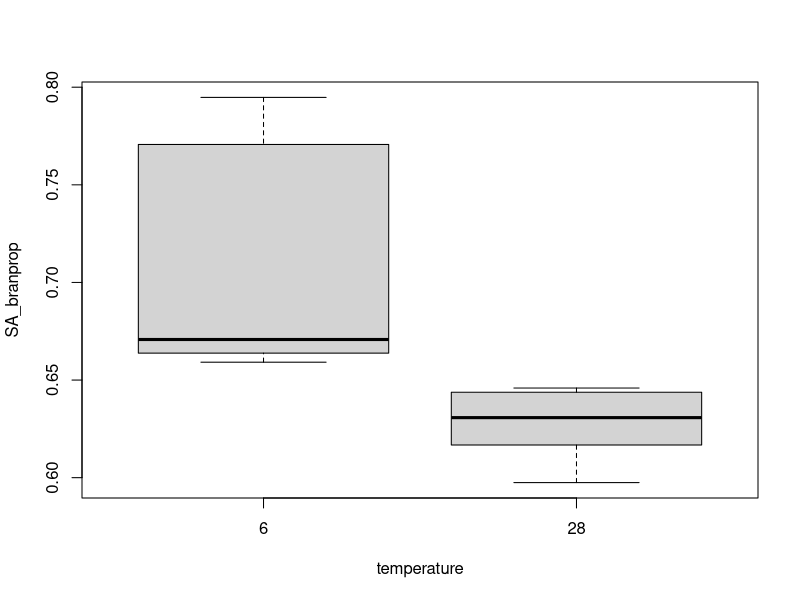
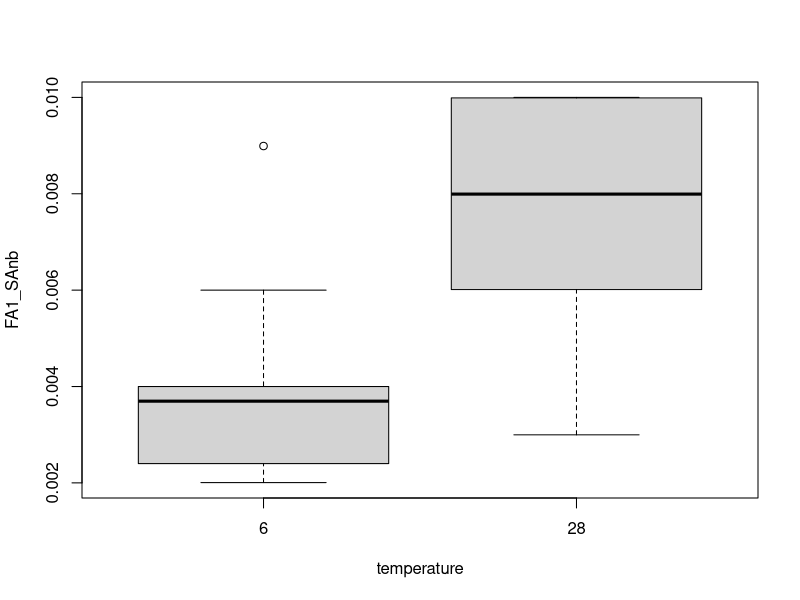
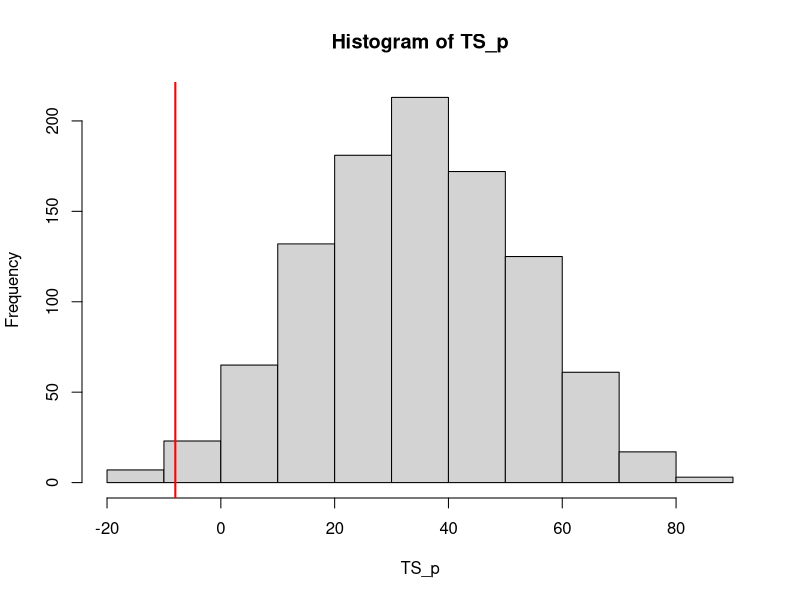
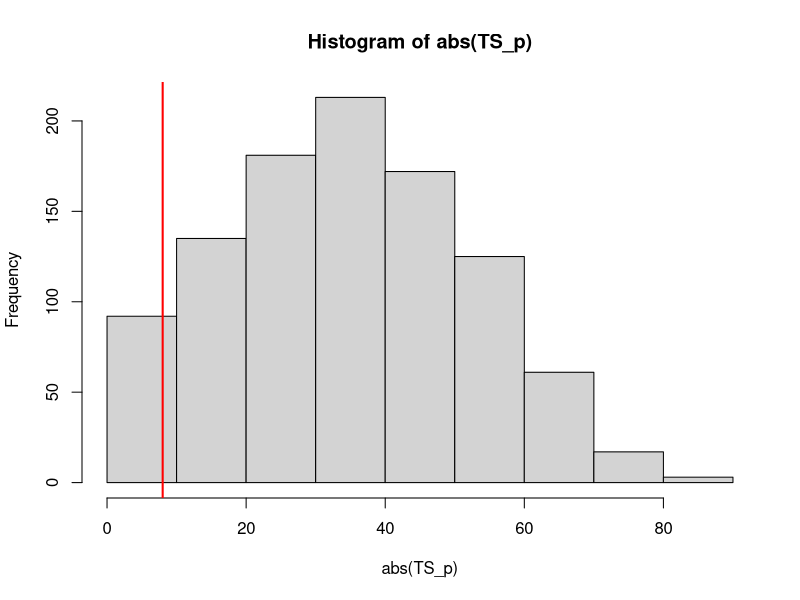
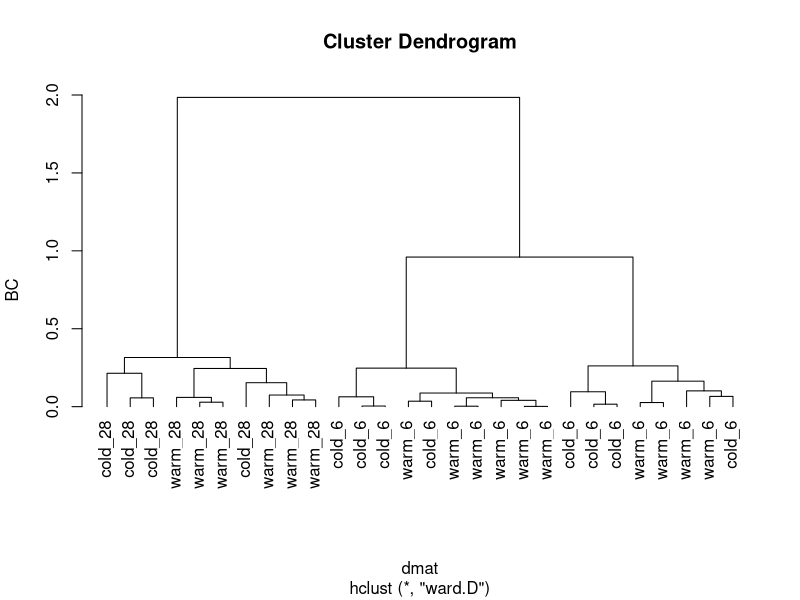
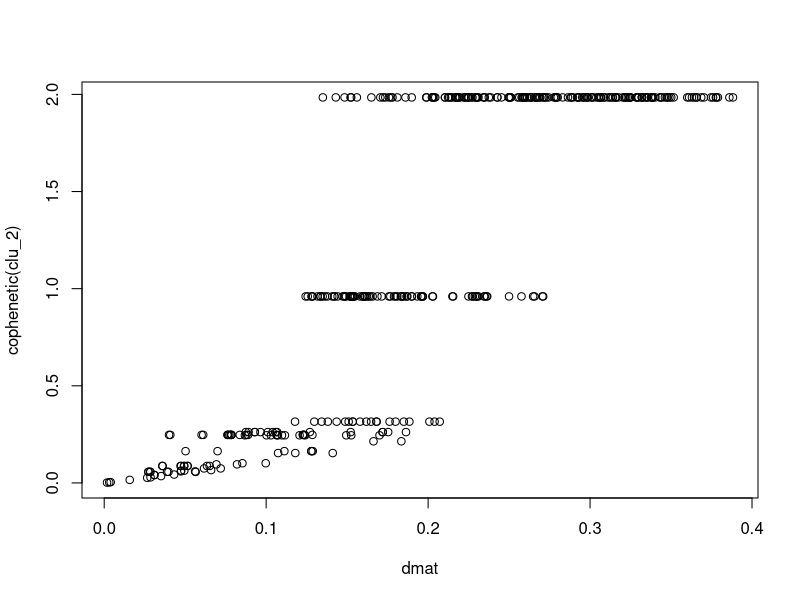
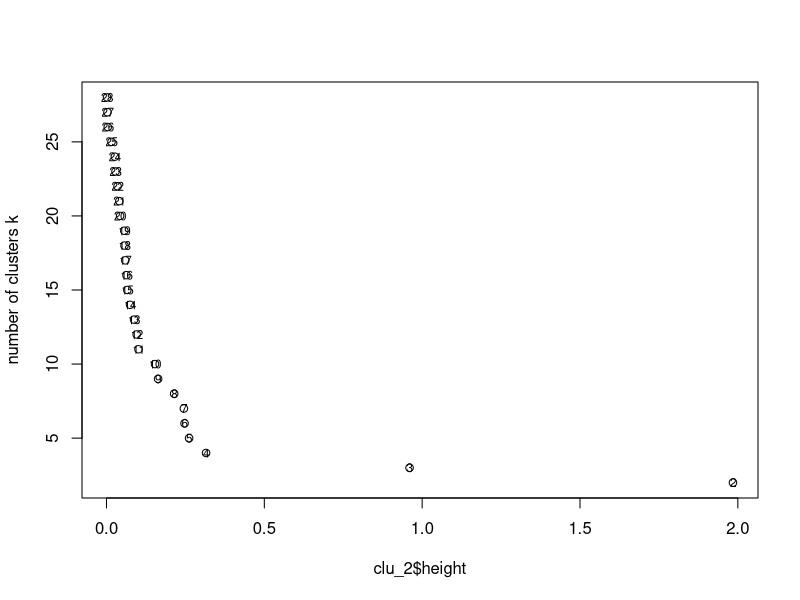
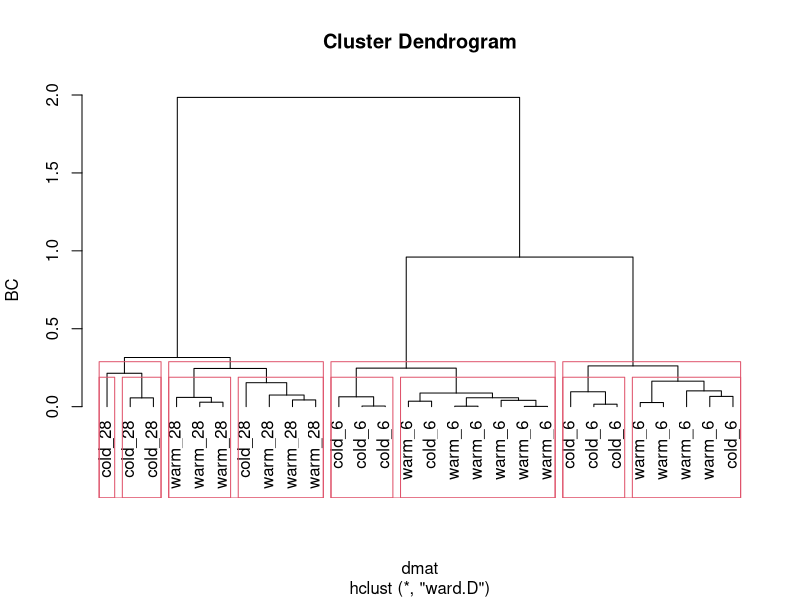

These charts were generated, in order, by the following R code: (Note: this script raises an error after producing the figures.)
## ---- chunk 1
knitr::opts_chunk$set(echo = TRUE, error=TRUE)
## ---- chunk 2
library(vegan)
library(MASS)

lipids<-read.table(file="data/BacterialMembrane.txt",header=TRUE)
names(lipids)
## ---- chunk 3
lipids$temperature = factor(lipids$temperature)
lipids_w<-subset(lipids,subset=isolate=="warm")
t.test(SA_branprop~temperature,data=lipids_w)
boxplot(SA_branprop~temperature,data=lipids_w)
t.test(FA1_SAnb~temperature,data=lipids_w)
boxplot(FA1_SAnb~temperature,data=lipids_w)
## ---- chunk 4
lipids_w = lipids[lipids$isolate == 'warm',]
# several "homemade" TSs possible: difference of rank sums between samples, difference of sample means, difference of sample means weighted by variance, just the formula of the t-statistic anyway. 
# rank(x) # to get ranks of a vector if such a transformation is desired
# sample(x) # creates a random permutation of x

# here we use a rank sum difference similar to the U-test

ranks<-rank(lipids_w$FA1_SAnb)
x1 = ranks[lipids_w$temperature == "6"] # ranks of response x for first temp treatment
x2 =  ranks[lipids_w$temperature == "28"] # same for second temp treatment
TS_emp<-sum(x1)-sum(x2) # computing TS=rank sum difference

TS_p<-numeric(999) # a vector to collect TS computed after permutation
for (i in 1:999) {
	temp_p = sample(lipids_w$temperature) # random assignment of temp to objects
	x1 = ranks[temp_p == "6"] # ranks of response x for first temp treatment
	x2 =  ranks[temp_p == "28"] # same for second temp treatment
	TS_p[i] = sum(x1)-sum(x2) # computing TS=rank sum difference
}
## null distribution of TSs
hist(TS_p)

# assess how likely your "empirical" TS is given this null distribution
# the "empirical" one is the TS computed for the unpermuted data!
abline(v = TS_emp, col='red', lwd=2)

##  how likely is a value as or more extreme than the observed if the null is true
## absolute values make this a two-sided test
hist(abs(TS_p))
abline(v = abs(TS_emp), col='red', lwd=2)

## compute a p-value
sum(abs(TS_p) >= abs(TS_emp)) / 1000

## if we want to do a one-sided test
sum(TS_p <= TS_emp) / 1000 # change >/< depending on hypothesis
## ---- chunk 5
library(vegan)
lipids2<-lipids[,grep("FA",names(lipids))] # choose only FA columns
apply(lipids2,1,sum) # confirm proportional data
dmat = vegdist(lipids2, method = "bray") # compute a dissimilarity matrix

clu_1<-hclust(dmat, method = "single") # one of many possible solutions, play with setting for method, check help(hclust)
clu_2<-hclust(dmat, method = "ward.D")

# then compare effect of agglomeration method on dendrogram
combifac<-paste(lipids$isolate,lipids$temperature,sep="_")
plot(clu_2, hang = -1, labels = combifac, ylab = "BC")

names(clu_2)

# which agglomeration method (and thus dendrogram) is best?
cophenetic(clu_2) # linkage distances in dendrogram
plot(dmat,cophenetic(clu_2))
cor(dmat,cophenetic(clu_2),method="spearman")
# could compare several clustering methods with this

# define subgroups
plot(clu_2$height,nrow(lipids):2,,ylab="number of clusters k") # look for jumps to define a "cutting distance"
text(clu_2$height,nrow(lipids):2,labels=nrow(lipids):2,cex=0.7)

cutree(clu_2,k=4) # gives a new grouping defined from dendrogram
cutree(clu_2,h=0.5)

# some more graphing options
plot(clu_2, hang = -1, labels = combifac, ylab = "BC")
rect.hclust(clu_2,k=4)
rect.hclust(clu_2,h=0.2)

# more plotting and cutting options with dendrogram()
lipids_dend<-as.dendrogram(clu_2)
heatmap(as.matrix(dmat),Rowv=lipids_dend,symm=TRUE)
## ---- chunk 6
pcoa = cmdscale(dmat, k = 2, eig=TRUE) # always computes all axes, but will only report scores of k=2
pcoa$eig # to assess importance of axes
# note some negative eigenvalues (variances!) for less important axes caused by squeezing the semimetric BC into a Euclidean space

plot(pcoa$points) # score plot
# use isolate and temperature information to color and set point characters

pch.temperature <- as.integer(as.character(lipids$temperature))
pch.temperature[pch.temperature==6]<-21
pch.temperature[pch.temperature==28]<-23

library(RColorBrewer)
cols = brewer.pal(8, "Set2")
col.isolate = as.character(lipids$isolate)
col.isolate[col.isolate == "warm"] = cols[1]
col.isolate[col.isolate == "cold"] = cols[2]

plot(pcoa$points,pch=pch.temperature,bg=col.isolate) # score plot

# to show variables
plot(envfit(pcoa,env=lipids2))
ordisurf(x=pcoa,y=lipids2$FA1_SAnb,add=TRUE) # as contourplot

## ---- chunk 7
mds_lipids = metaMDS(comm = lipids2, distance = "bray", k = 2, trymax = 100) # to run a NMDS, $points to get scores, $stress to get information about fit
mds_lipids$stress
## % of dissimilarities unrepresented

stressplot(mds_lipids) # to compare configuration distances with dissimilarities
goodness(mds_lipids) # sample-specific goodness of fit

plot(mds_lipids$points,asp=1,pch=pch.temperature,bg=col.isolate)

# to define space using the variables
wascores(mds_lipids$points,lipids2) # variables as weighted averages of site (=sample) scores
ordisurf(x=mds_lipids,y=lipids2$FA1_SAnb) # as contourplot
envfit(mds_lipids,env=lipids2) # take care: behaviour of variables not necessarily monotonous in ordination space

# some more useful graphical tools
plot(mds_lipids$points,asp=1,pch=pch.temperature,bg=col.isolate)
ordispider(mds_lipids,combifac)
ordihull()
ordiellipse()
ordicluster()
## ---- chunk 8
bd<-betadisper(dmat,group=combifac) # to test dispersion, works only with one factor
anova(bd) # test for dispersion differences
anova(lm(bd$distances~isolate*temperature,data=lipids))
adonis(dmat~isolate*temperature,data=lipids) # PERMANOVA, just use like aov() or lm()
